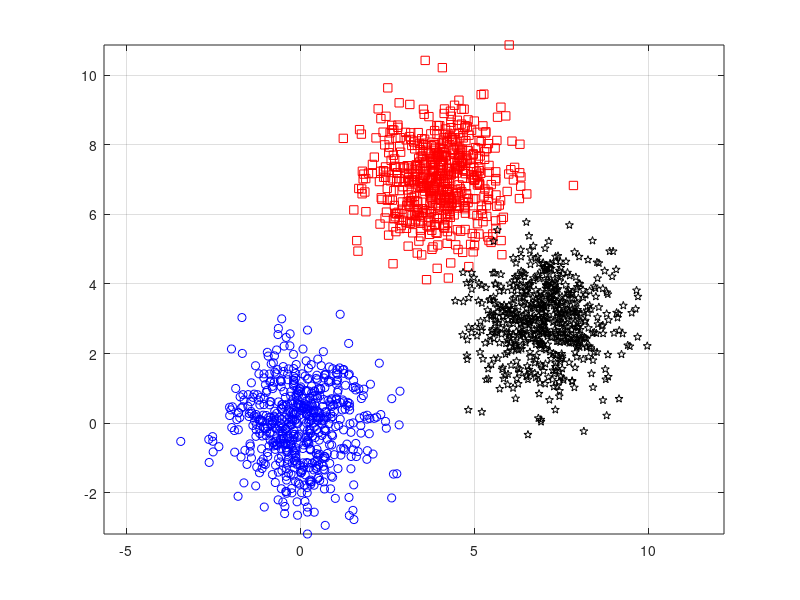

Reproduce this figure in MATLAB.
clc;
clear;
close all;

n=600

C01=[0 0];
n1=n;
X1=randn(n1,2);
X1(:,1)=X1(:,1)+C01(1);
X1(:,2)=X1(:,2)+C01(2);

C02=[4 7];
n2=n;
X2=randn(n2,2);
X2(:,1)=X2(:,1)+C02(1);
X2(:,2)=X2(:,2)+C02(2);


C03=[7 3];
n3=n;
X3=randn(n3,2);
X3(:,1)=X3(:,1)+C03(1);
X3(:,2)=X3(:,2)+C03(2);

 figure;
 plot(X1(:,1),X1(:,2),'bo');
 hold on;
 plot(X2(:,1),X2(:,2),'rs');
 plot(X3(:,1),X3(:,2),'kp');
 axis equal;
 grid on;

